Frame 1 (no input): blank canvas, image omitted
Frame 60 (the mouse pressed at the canvas centre just before this capture): blank canvas, image omitted
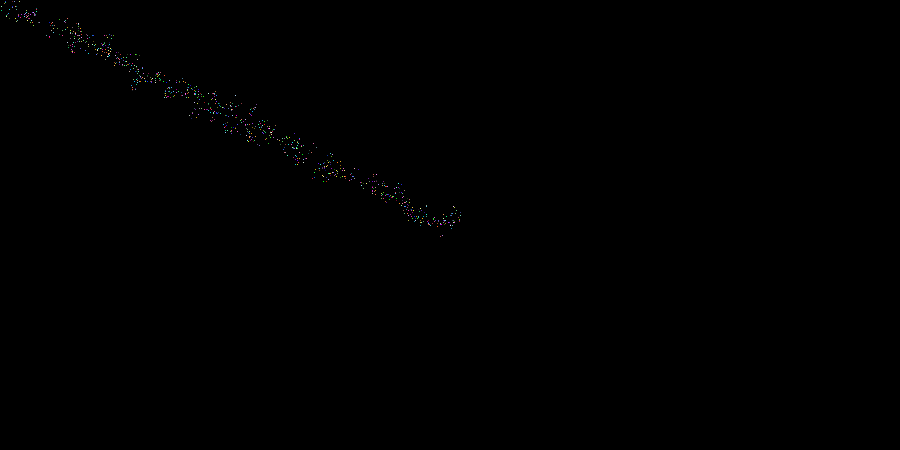
Frame 120 (the mouse held since frame 60 and released just before this capture)

The Processing sketch whose frames 1 and 60 were blank and that drew this single picture after the mouse press (run headless with seeded random() and noise(); from frame 60 on, the mouse is pressed at the canvas centre):

// Processing sketch: processing_50349
// ── processing_50349.pde

// line random expander

void setup() {
  background(0);
  size(900,450);
  
  // I limited the frameRate to save your computer but change it for faster expansion
  frameRate(15);
}

void draw() {
  if(mousePressed) {
     stroke(255);
     strokeWeight(1);
     line(pmouseX,pmouseY, mouseX, mouseY);
  }
  noiser();
}

void mousePressed() {
  if (mouseButton == RIGHT) {
    background(0);
  }
}

// variables for noiser

  int loc;
  color black = color(0);
  color white = color(255);
  color c = color(0);
  PImage block = createImage(20,20,black);
  float rand = random(0,255);
  
void noiser() {
  for(int y = 0; y< height; y++) {
    for(int x = 0; x<width; x++) {
      rand = random(0,100);
      if (rand > 85) {
        if (get(x,y) != black) {
            c = color(random(255), random(255), random(255));
          set(x+int(random(-4,4)),y+int(random(-4,4)), c);
        }
      } else {
        if (get(x,y) != black) {
            c = color(0);
          set(x+int(random(-4,4)),y+int(random(-4,4)), c);
        } 
      }
    }
  }
}
